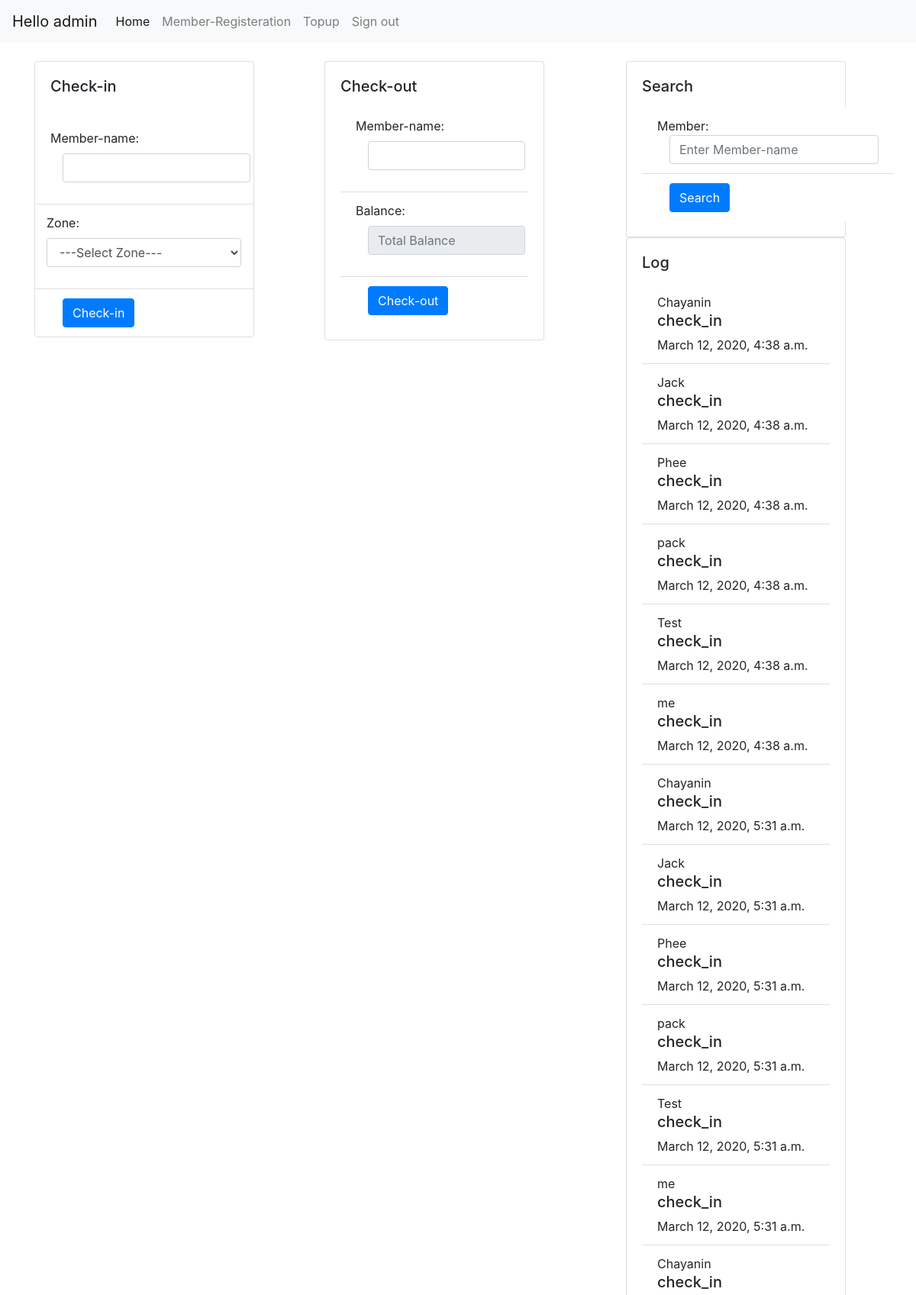
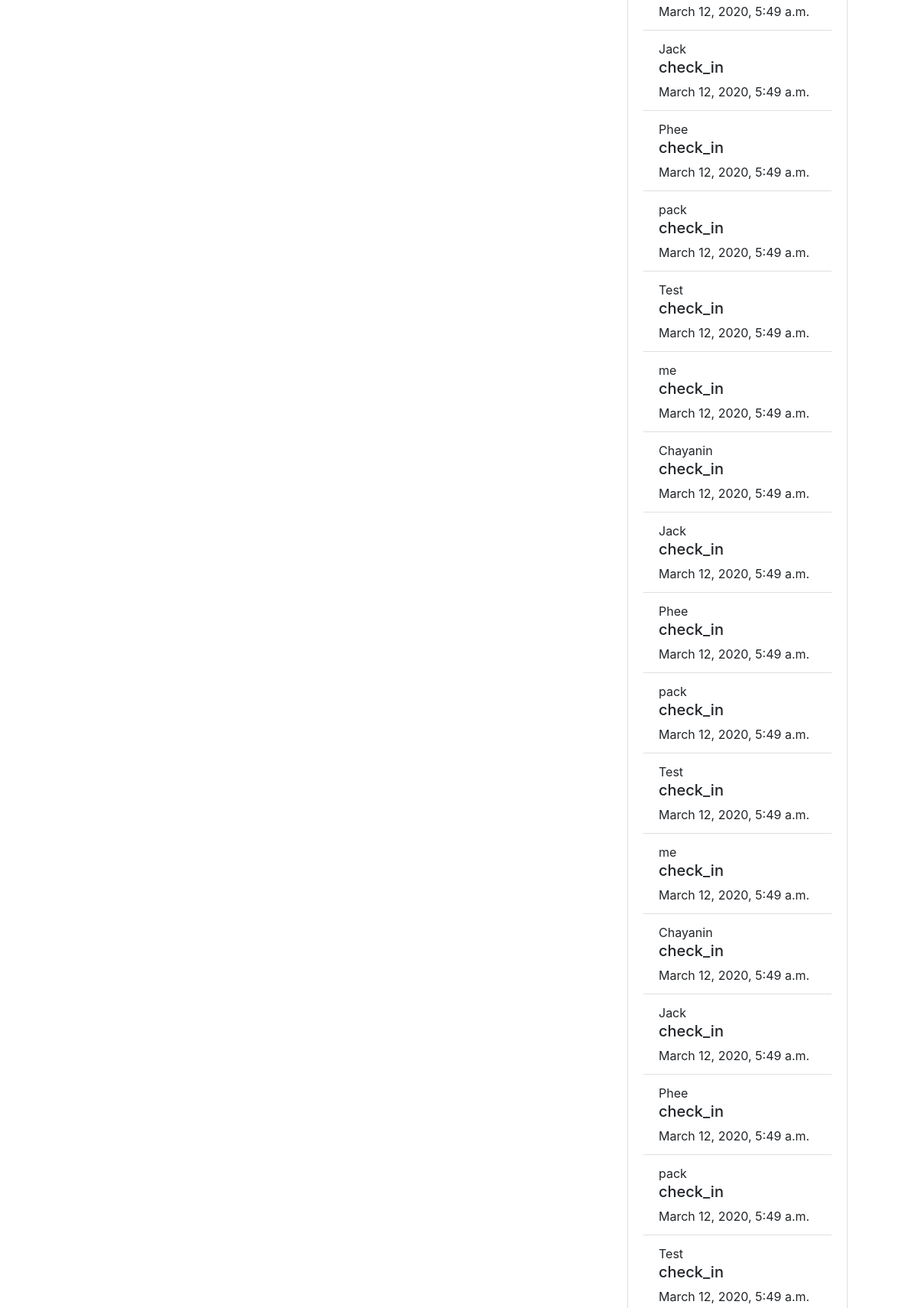
Page /manage/ (signed in, upper part) on the committed database (2 pictures, top to bottom).
### management/models.py (models this page shows)
class Member(models.Model):
    first_name = models.CharField(max_length = 30)
    last_name = models.CharField(max_length=30)
    money = models.IntegerField()

class SeatBooking(models.Model):
    member = models.ForeignKey(Member, null=True, on_delete=models.CASCADE)
    zone = models.ForeignKey(Zone, on_delete=models.CASCADE)
    time_check_in = models.DateTimeField(auto_now=True)
    time_check_out = models.DateTimeField(auto_now_add=False, blank=True, null=True)
    total_price = models.IntegerField(null=True)
    create_date = models.DateField(auto_now=True)
    create_by = models.ForeignKey(settings.AUTH_USER_MODEL, on_delete=models.CASCADE)

### management/views.py (the view)
# urls.py: path('', views.index, name='index'),
@login_required
def index(request):
    members = Member.objects.all()
    zones = Zone.objects.all()
    booking = SeatBooking.objects.all()
    context = {
        'booking': booking,
        'members': members,
        'zones': zones
    }
    return render(request, template_name='index.html', context=context)

### templates/index.html (shortened to what this page needs)
{% extends 'base.html' %}
{% block check_in %}
<div class="card" style="width: 18rem;">
    <div class="card-body">
        <h5 class="card-title">Check-in</h5>
    </div>
    <form action="{% url 'check_in' %}" method="post">
        <ul class="list-group list-group-flush">
            <li class="list-group-item">
                <div class="form-group">
                    <label for="">Member-name:</label>
                    <input type="text" class="form-control ml-3" id="member_name" name="member_name"
                        value="{{member_name}}">
                </div>
            </li>
            <li class="list-group-item">
                <div class="form-row">
                    <div class="form-group">
                        <label for="zone_id">Zone:</label>
                        <select class="form-control" id="zone_id" name="zone_id" required>
                            <option value=''>---Select Zone---</option>
                        </select>
                    </div>
                </div>
            </li>
            <li class="list-group-item">
                <button type="submit" class="btn btn-primary ml-3">Check-in</button>
            </li>
        </ul>
    </form>
</div>
{% endblock check_in %}
{% block check_out %}
<div class="card" style="width: 18rem;">
    <div class="card-body">
        <h5 class="card-title">Check-out</h5>
        <form action="{% url 'check_out' %}" method="post">
            <ul class="list-group list-group-flush">
                <li class="list-group-item">
                    <div class="form-group">
                        <label for="">Member-name:</label>
                        <input type="text" class="form-control ml-3" id="member_name" name="member_name"
                            value="{{member_name}}">
                    </div>
                </li>
                <li class="list-group-item">
                    <div class="form-group">
                        <label for="">Balance:</label>
                        <input type="text" class="form-control ml-3" id="balance" name="balance"
                            value="{{member.money}}" disabled placeholder="Total Balance">
                    </div>
                </li>
                <li class="list-group-item">
                    <button type="submit" class="btn btn-primary ml-3">Check-out</button>
                </li>
            </ul>
        </form>
    </div>
</div>
{% endblock check_out %}
{% block search_member %}
<div class="card" style="width: 18rem;">
    <div class="card-body">
        <h5 class="card-title">Search</h5>
        <form class="form-inline" method="GET" action="{% url 'search_member' %}">
            <ul class="list-group list-group-flush">
                <li class="list-group-item">
                    <div class="form-group">
                        <label for="search">Member:</label>
                        <input type="text" class="form-control ml-3" id="search" name="search"
                            placeholder="Enter Member-name" value="{{search}}">
                    </div>
                </li>
                <li class="list-group-item">
                    <button type="submit" class="btn btn-primary ml-3">Search</button>
                </li>
            </ul>
        </form>
    </div>
</div>
{% endblock search_member %}
{% block check_in_out_log %}
<div class="card" style="width: 18rem;">
    <div class="card-body">
        <h5 class="card-title">Log</h5>
            <ul class="list-group list-group-flush">
                {% for b in booking %}
                    {% for m in members %}
                        <li class="list-group-item">
                            {{m.first_name}} <h5>check_in</h5> {{b.time_check_in}}
                        </li>
                    {% endfor %}
                {% endfor %}
            </ul>
    </div>
</div>
{% endblock check_in_out_log %}

### templates/base.html (shortened to what this page needs)
<!DOCTYPE html>
{% load static %}
<html lang="en">
<head>
    <link rel="stylesheet" type="text/css" href="{% static 'css/bootstrap.css'%}">
</head>
<body>
    <nav class="navbar navbar-expand-lg navbar-light bg-light">
        <a class="navbar-brand" href="#">Hello {{request.user.username}}</a>
        <div class="collapse navbar-collapse" id="navbarNav">
            <ul class="navbar-nav">
                {% if user.is_authenticated %}
                    <li class="nav-item active">
                        <a class="nav-link" href="{% url 'index' %}">Home</a>
                    </li>
                    <li class="nav-item">
                        <a class="nav-link" href="{% url 'member_registeration' %}">Member-Registeration</a>
                    </li>
                    <li class="nav-item">
                        <a class="nav-link" href="{% url 'topup' %}">Topup</a>
                    </li>
                    <li class="nav-item">
                        <a class="nav-link" href="{% url 'logout' %}">Sign out</a>
                    </li>
                {% endif %}
            </ul>
        </div>
    </nav>
    <br>
    <div class="container">
        <div class="row">
            <div class="col-sm">
                {% block check_in %}
                {% endblock %}
            </div>
            <div class="col-sm">
                {% block check_out %}
                {% endblock %}
            </div>
            <div class="col-sm">
                <div class="col">
                    {% block search_member %}
                    {% endblock %}
                </div>
                <div class="col">
                    {% block check_in_out_log %}
                    {% endblock %}
                </div>
            </div>
        </div>
    </div>
</body>
</html>

### templates/base.html (style rules this page uses)
html { position: relative; min-height: 100%; }
body { margin-bottom: 60px; }

### rows in the picture
SeatBooking: time_check_in "March 12, 2020, 4:38 a.m."
Member: first_name "Chayanin"
Member: first_name "Jack"
Member: first_name "Phee"
Member: first_name "pack"
Member: first_name "Test"
Member: first_name "me"
SeatBooking: time_check_in "March 12, 2020, 5:31 a.m."
SeatBooking: time_check_in "March 12, 2020, 5:49 a.m."
SeatBooking: time_check_in "March 12, 2020, 5:49 a.m."
SeatBooking: time_check_in "March 12, 2020, 5:49 a.m."

### other values in the picture
{{ request.user.username }} "admin"
